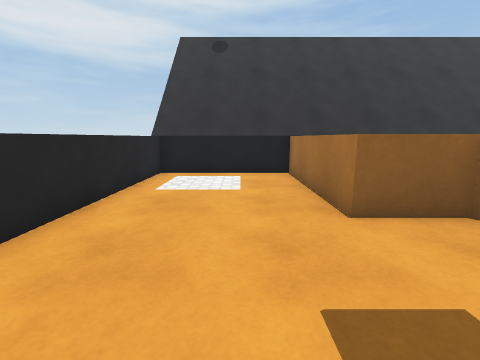
View 1 (above)

13 first-person views from a walk through a 3-D level made in the Unity game engine. The camera is 1.2 m above the floor, tilts 10° down and sees 90° across. The floor is counted in squares, 1 m on a side. Each view is taken from the middle of a square. On the plan, view 1 faces up. The plan holds only what a view shows up to about 12 squares ahead; the rest is blank. The place goes on beyond the plan. The player is left out. Surface patterns are stand-ins for the level's own textures.

View 2
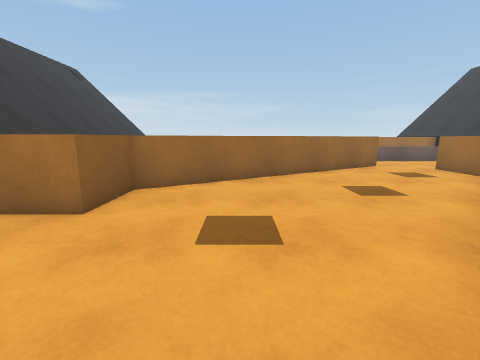

View 3
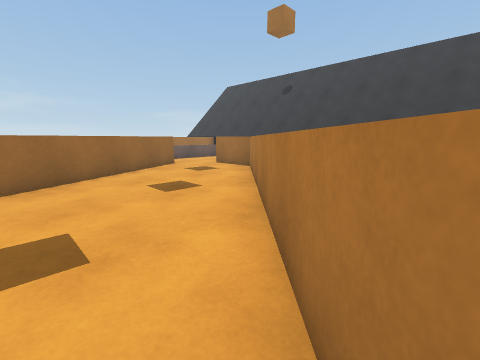

View 4
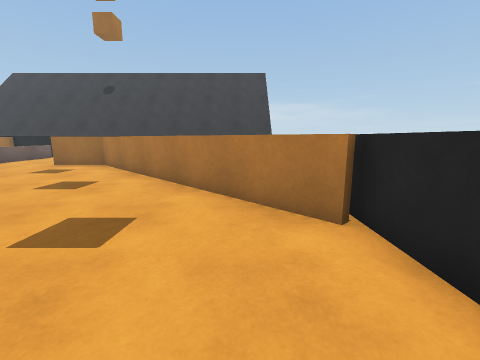

View 5
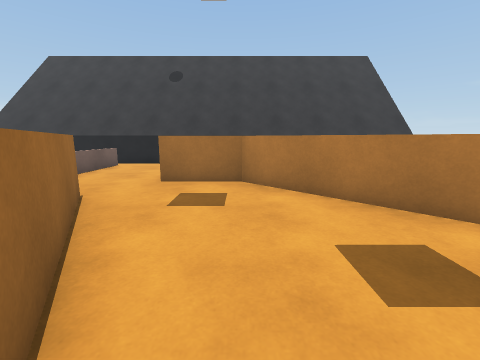

View 6
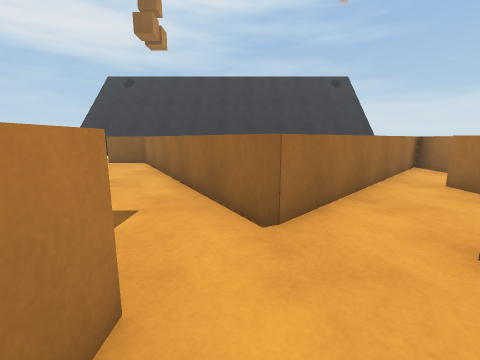

View 7
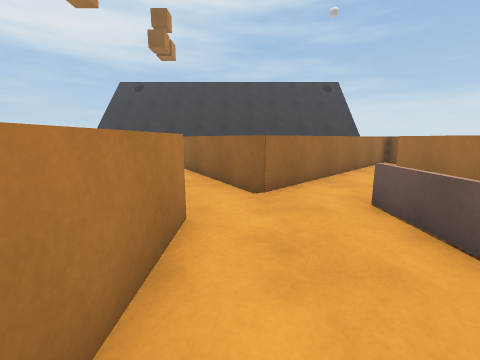

View 8
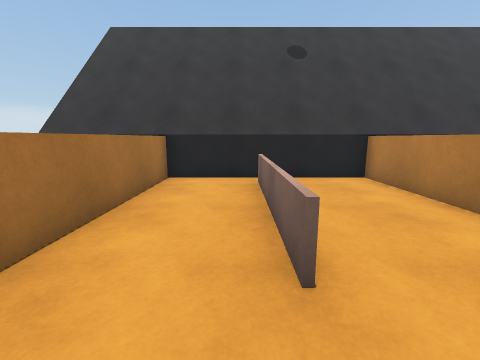

View 9
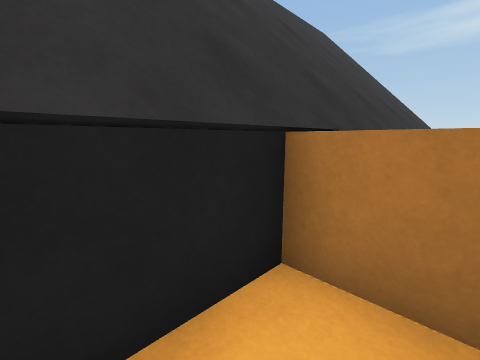

View 10
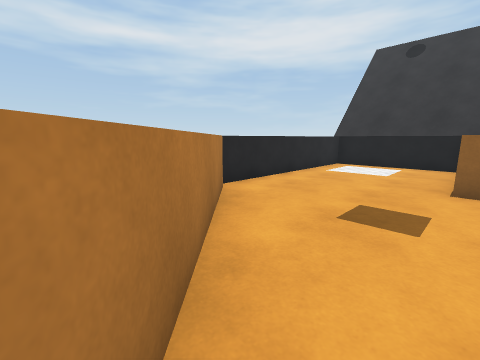

View 11
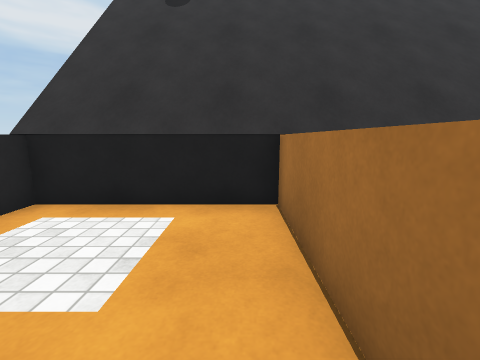

View 12
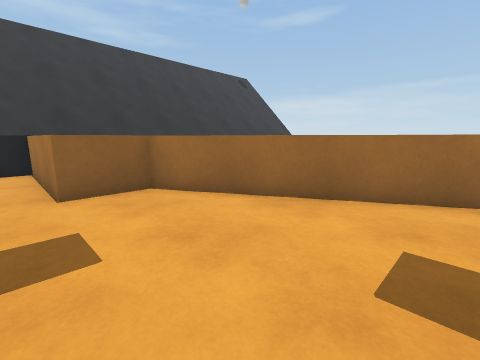

View 13
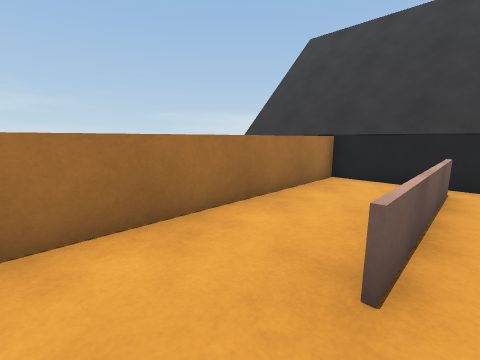

### Floor plan
Key: @ floor where view 1 was taken; # wall or solid block; . floor; = window, fence, low wall or low ledge; ^ raised ledge.
Columns run from 3 left of view 1 to 15 right of it. Each row starts with its distance up from view 1.
  8 #^^^^^^^^^^^^^
  7 #....^
  6 #....^
  5 #....^
  4 #....^^^
  3 #......#
  2 #......##         ^
  1 #.......#        ##
  0 ##.@.....#      ###
 -1   #......##    ##
 -2    #......#   #.#
 -3     #.....## #..#
 -4      #.....##...#
 -5       #.........#
 -6        #.....=..#
 -7         ^^^..=..#
 -8           ^..=..#
 -9           ^..=..#
-10           ^..=..#
-11  ^^^^^^^^^^^^^^^^^^

Where each view was taken, in squares from view 1:
view 1: 0 up, 0 right, facing up
view 2: 1 up, 2 left, facing right
view 3: 1 up, 2 left, facing down-right
view 4: 4 up, 1 left, facing down
view 5: 0 up, 5 right, facing down
view 6: 8 down, 8 right, facing up
view 7: 10 down, 8 right, facing up
view 8: 4 down, 11 right, facing down
view 9: 10 down, 9 right, facing down-left
view 10: 3 down, 2 right, facing up-left
view 11: 4 up, 1 right, facing up
view 12: 2 down, 1 right, facing up-right
view 13: 4 down, 10 right, facing down-right
